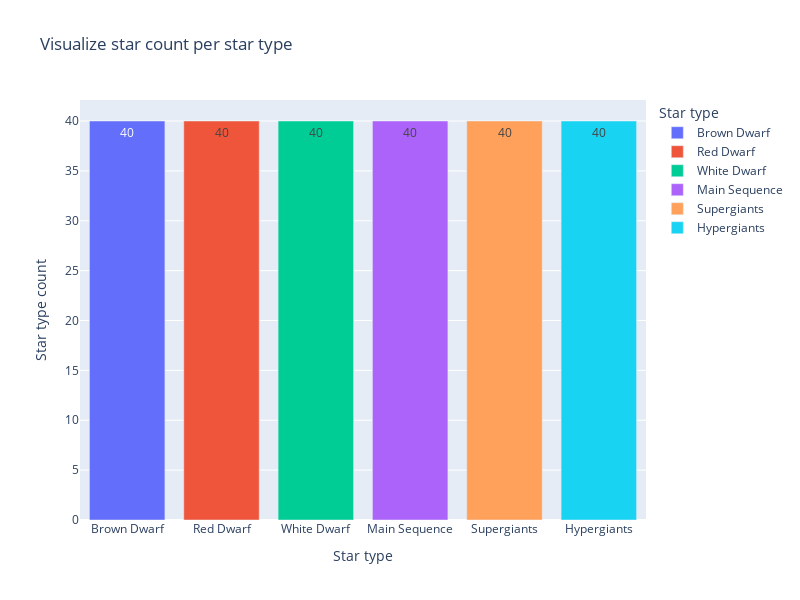

The notebook cell this image was saved under:
### Code cell
# Count values by star type
star_type_counts = star_df['Star type label'].value_counts().reset_index()

star_type_counts['percentage'] = (star_type_counts['Star type label'] / star_type_counts['Star type label'].sum()) * 100

# Create bar chart using Plotly
fig = px.bar(star_type_counts, x='index', y='Star type label', labels={'index' : 'Star type', 'Star type label' : 'Star type count'}, text='Star type label',
             color='index', title='Visualize star count per star type')
# fig.update_xaxes(ticktext=['Brown Dwarf', 'Red Dwarf', 'White Dwarf', 'Main Sequence', 'Supergiants', 'Hypergiants'],
#                  tickvals=[0, 1, 2, 3, 4, 5])
# fig.update_layout(showlegend=False)
fig.update_traces(hovertemplate='Star Type: %{x}<br>Count: %{y}<br>Percentage: %{customdata:.2f}%', customdata=star_type_counts['percentage'])

# Identifying the most and least common star types
most_common = star_type_counts.loc[star_type_counts['Star type label'].idxmax()]
least_common = star_type_counts.loc[star_type_counts['Star type label'].idxmin()]

# Adding annotations
# fig.add_annotation(x=most_common['index'], y=most_common['Star type label'],
#                    text="Most common",
#                    showarrow=True, arrowhead=1, ax=20, ay=-30)

# fig.add_annotation(x=least_common['index'], y=least_common['Star type label'],
#                    text="Least common",
#                    showarrow=True, arrowhead=1, ax=-20, ay=30)

fig.update_layout(height=600, width=800)

fig.show()
fig.write_image(base_dir+'barplot_star_count.png')

### Figure 1 — Plotly figure (JSON) as saved in the notebook; plotly's stock layout.template omitted (floating-point values rounded to 4 significant figures)
{"data": [{"alignmentgroup": "True", "customdata": [16.67, 16.67, 16.67, 16.67, 16.67, 16.67], "hovertemplate": "Star Type: %{x}<br>Count: %{y}<br>Percentage: %{customdata:.2f}%", "legendgroup": "Brown Dwarf", "marker": {"color": "#636efa", "pattern": {"shape": ""}}, "name": "Brown Dwarf", "offsetgroup": "Brown Dwarf", "orientation": "v", "showlegend": true, "text": [40], "textposition": "auto", "type": "bar", "x": ["Brown Dwarf"], "xaxis": "x", "y": [40], "yaxis": "y"}, {"alignmentgroup": "True", "customdata": [16.67, 16.67, 16.67, 16.67, 16.67, 16.67], "hovertemplate": "Star Type: %{x}<br>Count: %{y}<br>Percentage: %{customdata:.2f}%", "legendgroup": "Red Dwarf", "marker": {"color": "#EF553B", "pattern": {"shape": ""}}, "name": "Red Dwarf", "offsetgroup": "Red Dwarf", "orientation": "v", "showlegend": true, "text": [40], "textposition": "auto", "type": "bar", "x": ["Red Dwarf"], "xaxis": "x", "y": [40], "yaxis": "y"}, {"alignmentgroup": "True", "customdata": [16.67, 16.67, 16.67, 16.67, 16.67, 16.67], "hovertemplate": "Star Type: %{x}<br>Count: %{y}<br>Percentage: %{customdata:.2f}%", "legendgroup": "White Dwarf", "marker": {"color": "#00cc96", "pattern": {"shape": ""}}, "name": "White Dwarf", "offsetgroup": "White Dwarf", "orientation": "v", "showlegend": true, "text": [40], "textposition": "auto", "type": "bar", "x": ["White Dwarf"], "xaxis": "x", "y": [40], "yaxis": "y"}, {"alignmentgroup": "True", "customdata": [16.67, 16.67, 16.67, 16.67, 16.67, 16.67], "hovertemplate": "Star Type: %{x}<br>Count: %{y}<br>Percentage: %{customdata:.2f}%", "legendgroup": "Main Sequence", "marker": {"color": "#ab63fa", "pattern": {"shape": ""}}, "name": "Main Sequence", "offsetgroup": "Main Sequence", "orientation": "v", "showlegend": true, "text": [40], "textposition": "auto", "type": "bar", "x": ["Main Sequence"], "xaxis": "x", "y": [40], "yaxis": "y"}, {"alignmentgroup": "True", "customdata": [16.67, 16.67, 16.67, 16.67, 16.67, 16.67], "hovertemplate": "Star Type: %{x}<br>Count: %{y}<br>Percentage: %{customdata:.2f}%", "legendgroup": "Supergiants", "marker": {"color": "#FFA15A", "pattern": {"shape": ""}}, "name": "Supergiants", "offsetgroup": "Supergiants", "orientation": "v", "showlegend": true, "text": [40], "textposition": "auto", "type": "bar", "x": ["Supergiants"], "xaxis": "x", "y": [40], "yaxis": "y"}, {"alignmentgroup": "True", "customdata": [16.67, 16.67, 16.67, 16.67, 16.67, 16.67], "hovertemplate": "Star Type: %{x}<br>Count: %{y}<br>Percentage: %{customdata:.2f}%", "legendgroup": "Hypergiants", "marker": {"color": "#19d3f3", "pattern": {"shape": ""}}, "name": "Hypergiants", "offsetgroup": "Hypergiants", "orientation": "v", "showlegend": true, "text": [40], "textposition": "auto", "type": "bar", "x": ["Hypergiants"], "xaxis": "x", "y": [40], "yaxis": "y"}], "layout": {"barmode": "relative", "height": 600, "legend": {"title": {"text": "Star type"}, "tracegroupgap": 0}, "title": {"text": "Visualize star count per star type"}, "width": 800, "xaxis": {"anchor": "y", "categoryarray": ["Brown Dwarf", "Red Dwarf", "White Dwarf", "Main Sequence", "Supergiants", "Hypergiants"], "categoryorder": "array", "domain": [0, 1], "title": {"text": "Star type"}}, "yaxis": {"anchor": "x", "domain": [0, 1], "title": {"text": "Star type count"}}}}
